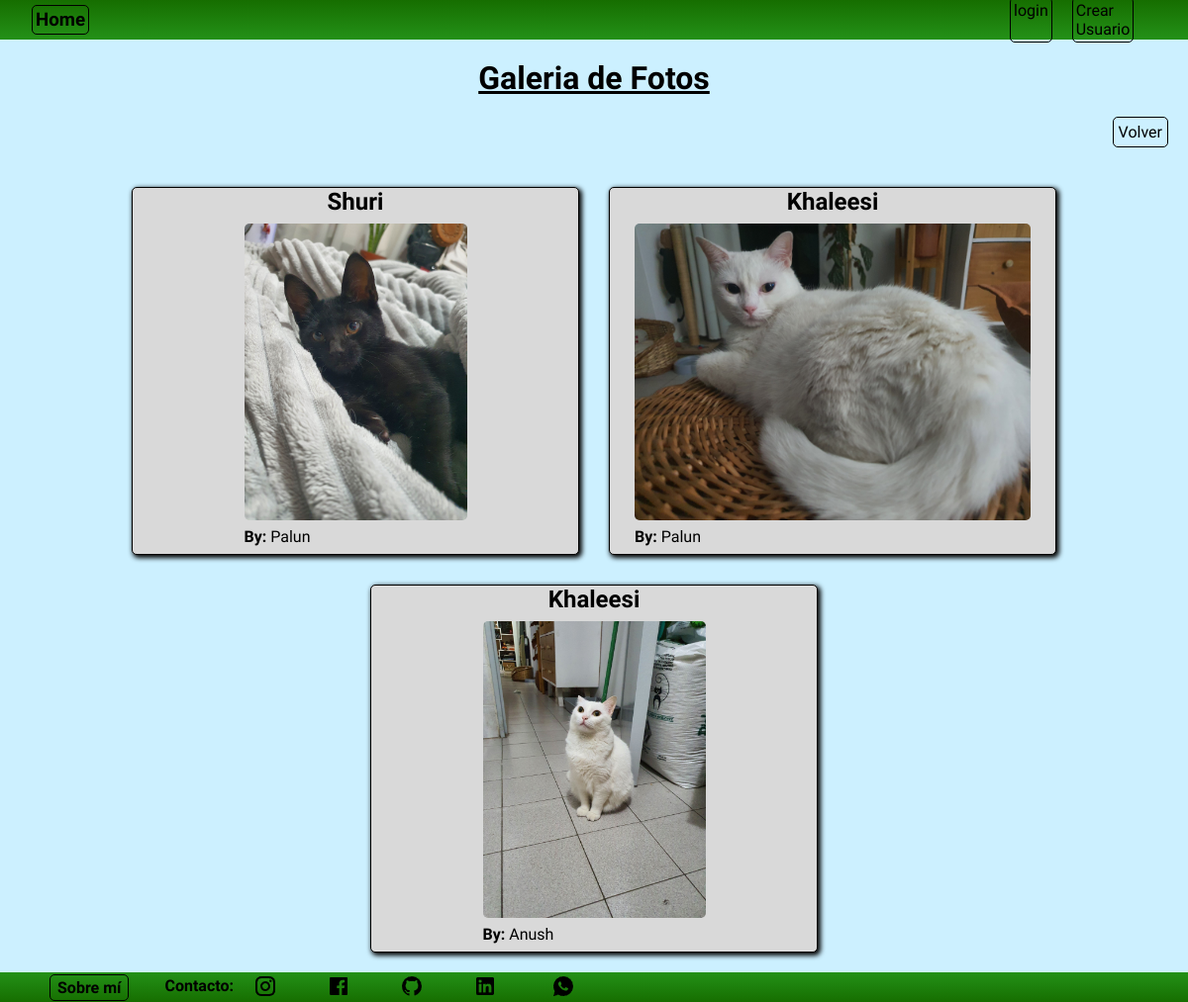
The app's page /core/galeria_fotos, older data.
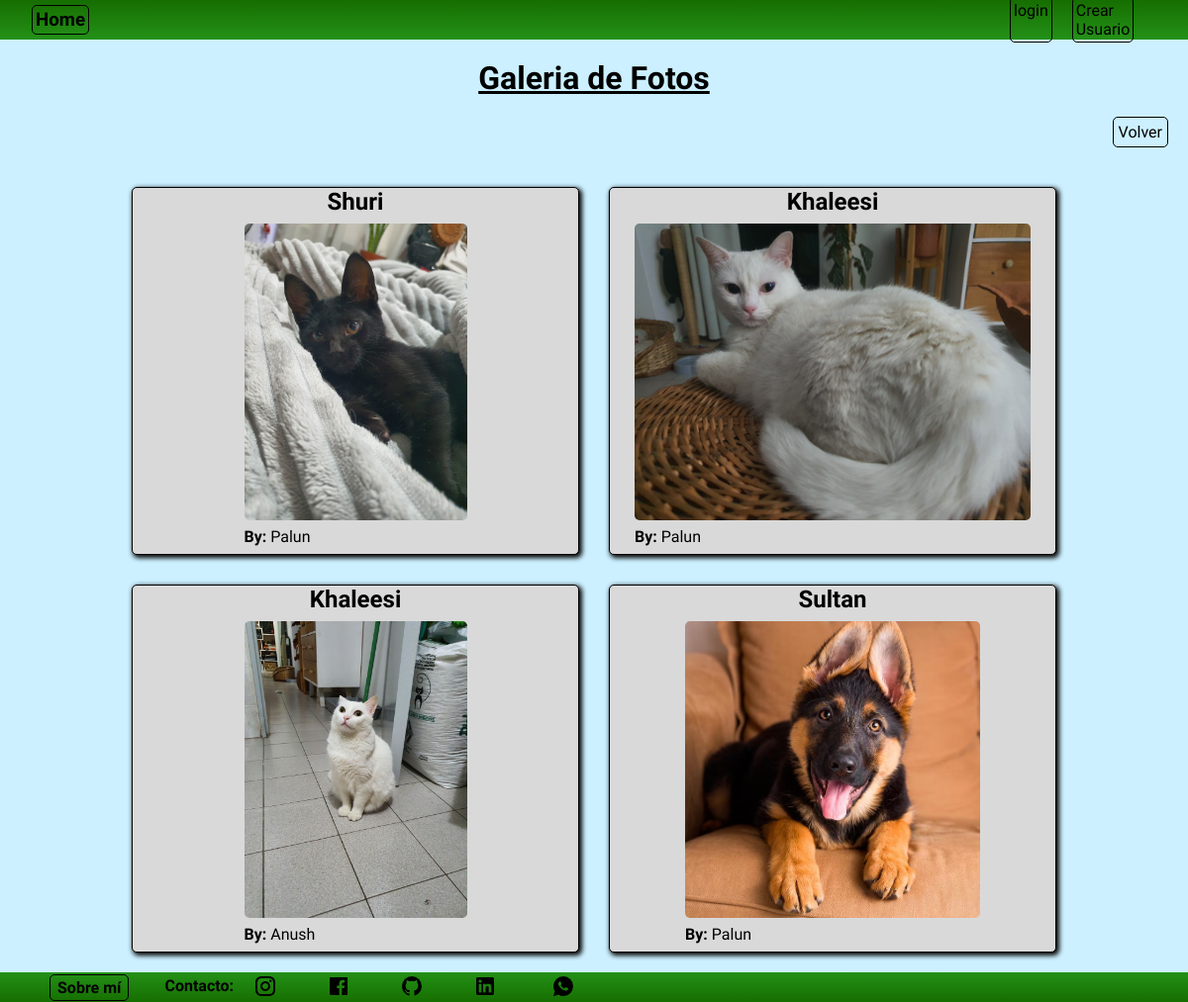
The same page, newer data.
### perfil/models.py (models this page shows, shortened)
class Mascota(models.Model):
    nombre= models.CharField(max_length=50, verbose_name='Nombre')
    fecha_nacimiento = models.DateField(verbose_name='Fecha de nacimiento')
    sexo = models.CharField(max_length=20, null=True, blank=True, verbose_name='Sexo')
    raza = models.ForeignKey(Raza, on_delete=models.SET_NULL,null=True, blank=True, verbose_name='Raza')
    color_pelo = models.CharField(max_length=100, null=True,blank=True, verbose_name='Color de pelo')
    alimento = models.CharField(max_length=100, null=True,blank=True)
    datos_importantes = models.CharField(max_length=150, null=True,blank=True)
    foto = models.ImageField(upload_to='fotos',null=True, blank=True)
    descripcion = models.TextField(null=True, blank=True, verbose_name=('Descripción'))
    user = models.ForeignKey(User, on_delete=models.CASCADE)
    class Meta:
        verbose_name = 'Mascota'
        verbose_name_plural = 'Mascotas'

### core/views.py (the view)
# urls.py: path('core/galeria_fotos', galeria_fotos, name='galeria_fotos'),
def galeria_fotos(request):
    mascotas = Mascota.objects.all()
    context = {
        'mascotas': mascotas,
    }
    return render(request, 'core/galeria_fotos.html', context)

### core/templates/core/galeria_fotos.html (shortened to what this page needs)
{% extends 'core/base.html' %}
{% block content %}
    <nav class="navbar">
        <div class="titulo">
            <h3><a href="{% url 'core:index' %}" class="link">Home</a></h3>
        </div>
        <div class="login">
            {% if user.is_authenticated %}
            <form action="{% url 'login:logout' %}" method="post">
                {% csrf_token %}
                <button type="submit" class="logout">Logout</button>
            </form>
            {% else %}
                <a href="{% url 'login:index' %}" class="link">login</a>
                <a href="{% url 'login:singup' %}" class="link">Crear Usuario</a>
            {% endif %}
        </div>
    </nav>
    <main class="contenedor_galeria">
        <div class="contenedor_titulo_galeria">
            <h1 class="titulo_galeria">Galeria de Fotos</h1>
        </div>
        <div class="contenedor_galeria_fotos">
            {% for mascota in mascotas %}
            <div class="contenedor_fotos">
                <div class="contenedor_nombre_foto">
                    <p class="nombre_foto">{{ mascota.nombre }}</p>
                </div>
                {% if mascota.foto %}
                <img src="{{ mascota.foto.url }}" alt="Foto de {{ object.nombre }}" width="" height="" class="foto_galeria">
                {% endif %}
                <div class="contenedor_dueño">
                    <p class="dueño"><strong>By:</strong> {{ mascota.user }}</p>
                </div>
            </div>
            {% endfor %}
        </div>
            <div class="contenedor_volver_galeria">
                <a href="{% url 'core:index' %}" class="volver_galeria">Volver</a>
            </div>
    </main>
{% endblock content %}

### core/templates/core/base.html (shortened to what this page needs)
{% load static %}
<!DOCTYPE html>
<html lang="es">
<head>
    <link rel="stylesheet" href="{% static 'css/style.css' %}">
</head>
<body>
    {% block content %}
    {% endblock content %}
    <footer class="footer">
        <p class="contenedor_sobre_mi"><a href="{% url 'core:sobre_mi' %}" class="sobre_mi">Sobre mí</a></p>
        <p class="contacto">Contacto:</p>
        <div class="contenedor_redes">
            <a href="https://www.instagram.com/palun77/" target="_blank" rel="noopener noreferrer" ><img src="{% static 'img/instagram-line.png' %}" alt="" height="" width="" class="instagram"></a>
            <a href="https://www.facebook.com/PALUN.7" target="_blank" rel="noopener noreferrer" ><img src="{% static 'img/facebook.png' %}" alt="" height="" width="" class="facebook"></a>
            <a href="https://github.com/Palun7/" target="_blank" rel="noopener noreferrer" ><img src="{% static 'img/github.png' %}" alt="" height="" width="" class="github"></a>
            <a href="https://www.linkedin.com/in/pablo-daniel-martinez-93601422b/" target="_blank" rel="noopener noreferrer" class="linkedin"><img src="{% static 'img/linkedin.png' %}" alt="" height="" width=""></a>
            <a href="https://api.whatsapp.com/send/?phone=3512268553&text&type=phone_number&app_absent=0" target="_blank" rel="noopener noreferrer" class="whatsapp"><img src="{% static 'img/whatsapp.png' %}" alt="" height="" width=""></a>
        </div>
    </footer>
</body>
</html>

### core/static/css/style.css (style rules this page uses)
* { padding: 0; margin: 0; font-family: "Quicksand", sans-serif; }
.navbar { display: grid; grid-template-columns: repeat(20, 5vw); grid-template-rows: 40px; width: 100vw; background: linear-gradient(rgb(22, 110, 0), rgb(36, 145, 24)); align-items: center; }
.link { text-decoration: none; color: black; transition-duration: .3s; border: 1px solid black; border-radius: 5px; padding: 3px; }
.login { grid-column-start: 18; grid-column-end: 20; display: flex; gap: 20px; }
.titulo { display: flex; gap: 2rem; align-items: center; margin-left: 2rem; }
.contenedor_galeria { min-height: 92.52vh; display: flex; flex-flow: column wrap; background-color: rgb(204, 240, 255); }
.contenedor_galeria_fotos { display: flex; flex-wrap: wrap; justify-content: center; order: 1; padding: 20px; gap: 30px; }
.contenedor_fotos { display: grid; justify-content: center; width: 450px; height: 370px; border: 1px solid black; border-radius: 5px; box-shadow: 2px 2px 5px 1px black; background-color: rgb(217, 217, 217); }
.contenedor_nombre_foto { display: flex; justify-content: center; }
.nombre_foto { font-size: 1.5rem; font-weight: bold; justify-content: center; }
.foto_galeria { height: 300px; border-radius: 5px; }
.contenedor_titulo_galeria { display: flex; justify-content: center; align-items: flex-end; grid-column-start: span 18; grid-row-start: span 3; padding-top: 20px; }
.titulo_galeria { text-decoration: underline; }
.contenedor_volver_galeria { display: flex; justify-content: flex-end; padding: 20px; }
.volver_galeria { text-decoration: none; color: black; border: 1px solid black; border-radius: 5px; padding: 5px; transition-duration: .2s; }
.footer { display: flex; min-width: 100vw; background: linear-gradient(rgb(36, 145, 24), rgb(22, 110, 0)); column-gap: 20px; height: 30px; }
.contacto { margin-top: 4px; margin-left: 1rem; font-weight: bold; }
.contenedor_redes { display: flex; column-gap: 50px; }
.instagram { margin-top: 2px; transition-duration: .5s; cursor: pointer; }
.facebook { margin-top: 2px; transition-duration: .5s; cursor: pointer; box-sizing: border-box; }
.github { margin-top: 2px; transition-duration: .5s; cursor: pointer; }
.linkedin { margin-top: 2px; margin-right: 5px; transition-duration: .3s; }
.whatsapp { margin-top: 2px; margin-right: 5px; transition-duration: .3s; }
.contenedor_sobre_mi { margin-top: 6px; margin-left: 50px; }
.sobre_mi { text-decoration: none; color: black; border: 1px solid black; box-sizing: content-box; border-radius: 5px; transition-duration: .2s; width: 160px; font-weight: bold; padding: 3px 7px; }

Row changes from the older to the newer data that the page shows:
added Mascota: nombre "Sultan", foto (picture), user "Palun"
